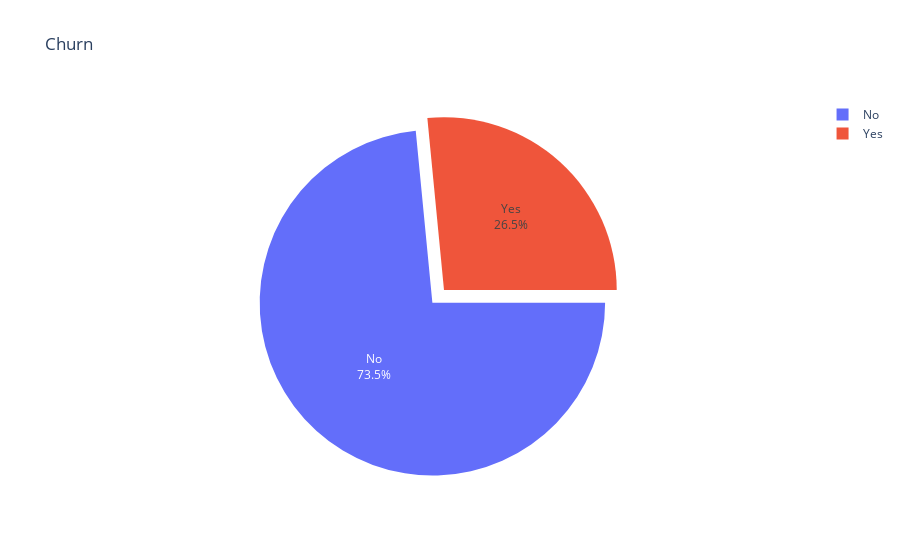

The notebook cell saved with this chart:
### Code cell
fg = px.pie(df, names='churn', title='Churn')
fg.update_traces(rotation=90,pull=[0.1], textinfo='percent+label')
fg.show()

### Figure 1 — Plotly figure (JSON) as saved in the notebook; plotly's stock layout.template omitted (floating-point values rounded to 4 significant figures; data arrays with more than 128 entries replaced by an {"elided": "..."} marker saying what was removed)
{"data": [{"domain": {"x": [0, 1], "y": [0, 1]}, "hovertemplate": "churn=%{label}<extra></extra>", "labels": {"elided": "7043 str values"}, "legendgroup": "", "name": "", "pull": [0.1], "rotation": 90, "showlegend": true, "textinfo": "percent+label", "type": "pie"}], "layout": {"legend": {"tracegroupgap": 0}, "title": {"text": "Churn"}}}
